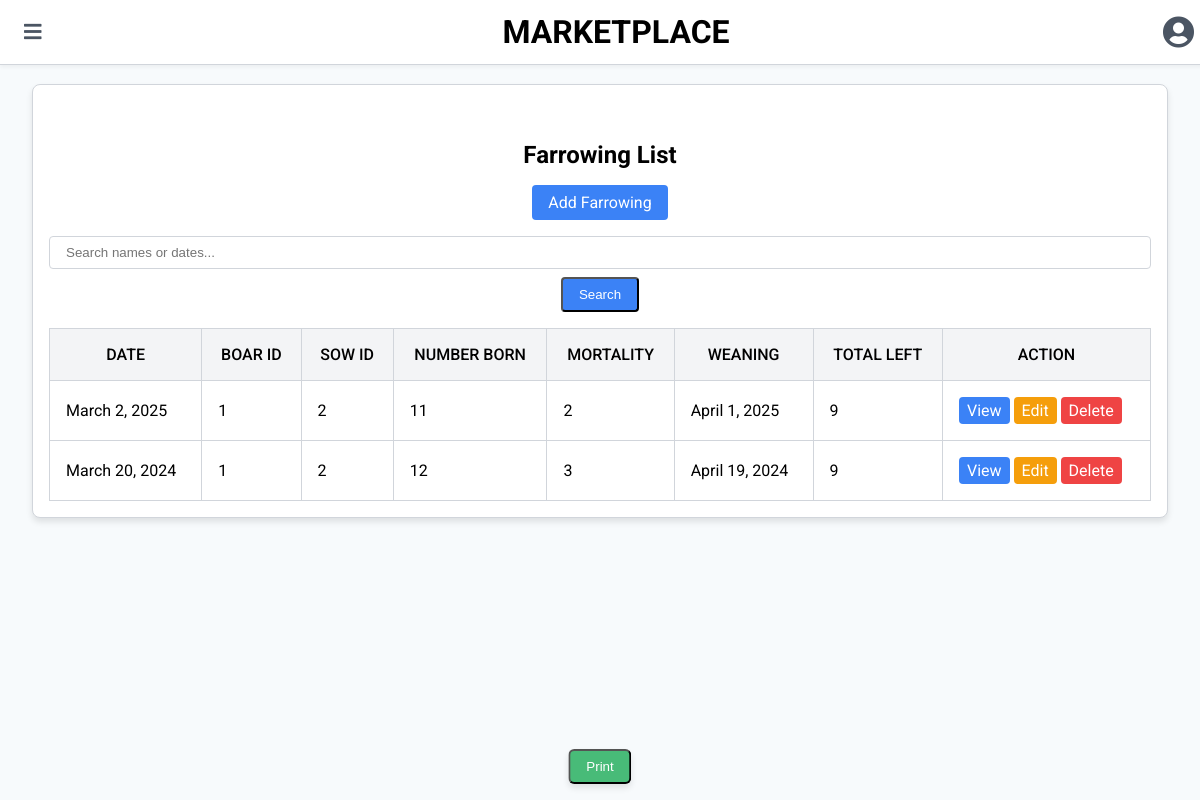
The app's page /Farrowing with its own data.
### inven/models.py (models this page shows, shortened)
class Farrowing(models.Model):
    date = models.DateField(_("Date"), auto_now=False, auto_now_add=False)
    boar_id = models.ForeignKey(
        Inven,
        on_delete=models.CASCADE,
        verbose_name=_("Boar"),
        limit_choices_to={'sex__name': 'BOAR'},  # Filter only Boars
        related_name='fallowing_as_boar'
    )
    sow_id = models.ForeignKey(
        Inven,
        on_delete=models.CASCADE,
        verbose_name=_("Sow"),
        limit_choices_to={'sex__name': 'SOW'},  # Filter only Sows
        related_name='farrowing_as_soW'
    )
    number_born = models.IntegerField(_("No. Born"))
    mortality = models.IntegerField(_("Mortality"))
    @property
    def total_left(self):
        return self.number_born - self.mortality
    @property
    def weaning(self):
        return self.date + timedelta(days=30)
    class Meta:
        verbose_name = _("Farrowing")
        verbose_name_plural = _("Farrowings")

class Inven(models.Model):
    number = models.IntegerField(_("Pig ID"))
    tag_colour = models.ForeignKey(TagsColour,related_name='tagcolour', on_delete=models.CASCADE)
    breed = models.ForeignKey(Breeds, related_name='breed', on_delete=models.CASCADE)
    sex = models.ForeignKey(Sex, related_name='sex', on_delete=models.CASCADE)
    birth_date = models.DateField(_("Birth Date"), auto_now=False, auto_now_add=False)
    weight = models.IntegerField(_("Weight (kg)"))
    status = models.CharField(_("Health status"), max_length=100)
    arrival =models.DateField(_("arrival date"), auto_now=False, auto_now_add=False)
    location = models.CharField(_("address of seller farm"), max_length=255)
    class Meta:
        verbose_name_plural = "Invens"
        ordering = ['-birth_date']

### inven/views.py (the view)
# urls.py: path('Farrowing', FarrowingListView.as_view(), name='Farrowing-list'),
class FarrowingListView(ListView):
    model = Farrowing
    template_name = 'Farrowing/list.html'
    context_object_name = 'Farrowings'
    paginate_by = 20
    ordering = ['-date']

### templates/Farrowing/list.html (shortened to what this page needs)
{% extends "list.html" %}
{% block page %}
                <h2>Farrowing List</h2>
                <div style="text-align: center; margin-bottom: 16px;">
<a href="{% url 'Farrowing-create' %}" class="btn btn-primary">Add Farrowing</a>
</div>
<form method="get" class="mb-3" onsubmit="event.preventDefault(); filterTable();" style="display: flex; flex-direction: column; align-items: center;">
    <input type="text"
           id="searchInput"
           name="q"
           placeholder="Search names or dates..."
           class="form-control">
    <button type="submit" class="btn btn-primary mt-2">Search</button>
</form>
<table id="dataTable" class="table table-striped">
    <thead>
        <tr>
            <th>DATE</th>
            <th>BOAR ID</th>
            <th>SOW ID</th>
            <th>NUMBER BORN</th>
            <th>MORTALITY</th>
            <th>WEANING</th>
            <th>TOTAL LEFT</th>
            <th>ACTION</th>
        </tr>
    </thead>
    <tbody>
        {% for Farrowing in Farrowings %}
        <tr>
            <td>{{ Farrowing.date }}</td>
            <td>{{ Farrowing.boar_id.number }}</td>
            <td>{{ Farrowing.sow_id.number }}</td>
            <td>{{ Farrowing.number_born }}</td>
            <td>{{ Farrowing.mortality }}</td>
            <td>{{ Farrowing.weaning }}</td>
            <td>{{ Farrowing.total_left }}</td>
            <td>
                <a href="{% url 'Farrowing-detail' Farrowing.pk %}" class="btn btn-sm btn-info">View</a>
                <a href="{% url 'Farrowing-update' Farrowing.pk %}" class="btn btn-sm btn-warning">Edit</a>
                <a href="{% url 'Farrowing-delete' Farrowing.pk %}" class="btn btn-sm btn-danger">Delete</a>
            </td>
        </tr>
        {% empty %}
        <tr>
            <td colspan="8" style="text-align: center;">No Farrowing found</td>
        </tr>
        {% endfor %}
    </tbody>
</table>
{% endblock %}

### templates/firstlabel/main.html (style rules this page uses)
body { font-family: 'Roboto', sans-serif; background-color: #f3f4f6; margin: 0; padding: 0; }

### templates/list.html (style rules this page uses)
body { font-family: 'Roboto', sans-serif; background-color: #f7fafc; margin: 0; padding: 0; }
.table-container h2 { font-size: 24px; font-weight: 700; margin-bottom: 16px; text-align: center; padding-top: 20px; }
.btn { display: inline-block; padding: 8px 16px; border-radius: 4px; text-decoration: none; text-align: center; transition: background-color 0.3s; }
.btn-primary { background-color: #3b82f6; color: #ffffff; }
.form-control { border: 1px solid #d1d5db; border-radius: 4px; padding: 8px 16px; width: 100%; margin-bottom: 8px; }
.table { width: 100%; border-collapse: collapse; margin-top: 16px; }
.table th, .table td { padding: 16px; border: 1px solid #d1d5db; white-space: nowrap; }
.table th { background-color: #f3f4f6; font-weight: 500; }
.btn-sm { padding: 4px 8px; }
.btn-info { background-color: #3b82f6; color: #ffffff; }
.btn-warning { background-color: #f59e0b; color: #ffffff; }
.btn-danger { background-color: #ef4444; color: #ffffff; }

### records on screen
Farrowing: date "March 2, 2025", boar_id.number "1", sow_id.number "2", number_born "11", mortality "2", weaning "April 1, 2025", total_left "9"
Farrowing: date "March 20, 2024", boar_id.number "1", sow_id.number "2", number_born "12", mortality "3", weaning "April 19, 2024", total_left "9"
